Frame 1 (no input): blank canvas, image omitted
Frame 60 (no input): blank canvas, image omitted
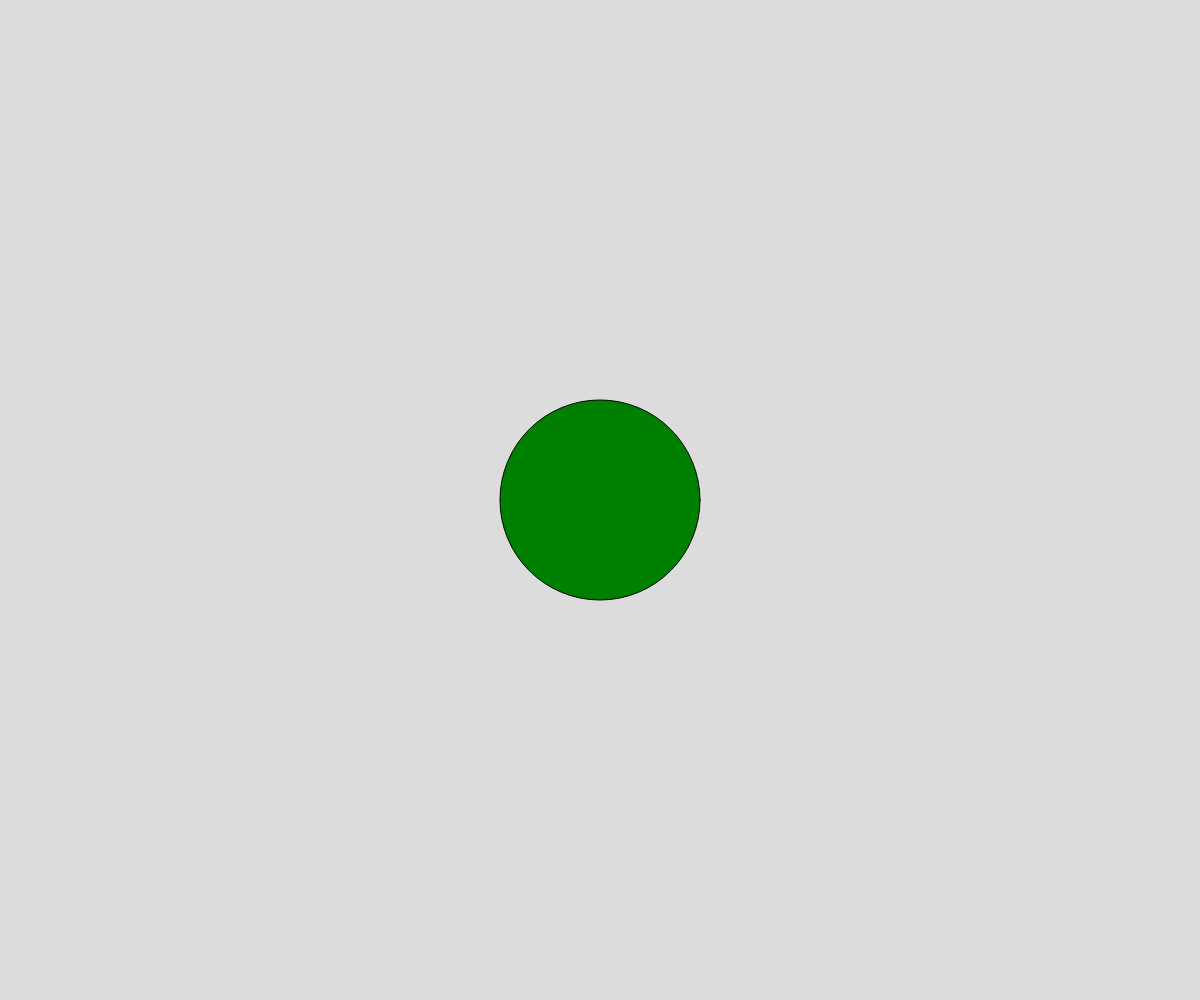
Frame 120 (the mouse pressed at the canvas centre since frame 60)

The p5.js sketch whose frames 1 and 60 were blank and that drew this single picture after the mouse press (run headless with seeded random() and noise() and a simulated clock; from frame 60 on, the mouse is pressed at the canvas centre):

// p5.js sketch
// ── sketch.js
// Project Title
// Your Name
// Date
//
// Extra for Experts:
// - describe what you did to take this project "above and beyond"

let shouldIShowTheEllipse = false;

function setup() {
  createCanvas(windowWidth, windowHeight);
}

function draw() {
  background(220);
  
let something = true;

  if (shouldIShowTheEllipse) {
    fill("green");
    ellipse(mouseX, mouseY, 200);
  }
}

function mousePressed() {
  shouldIShowTheEllipse = true;
}
